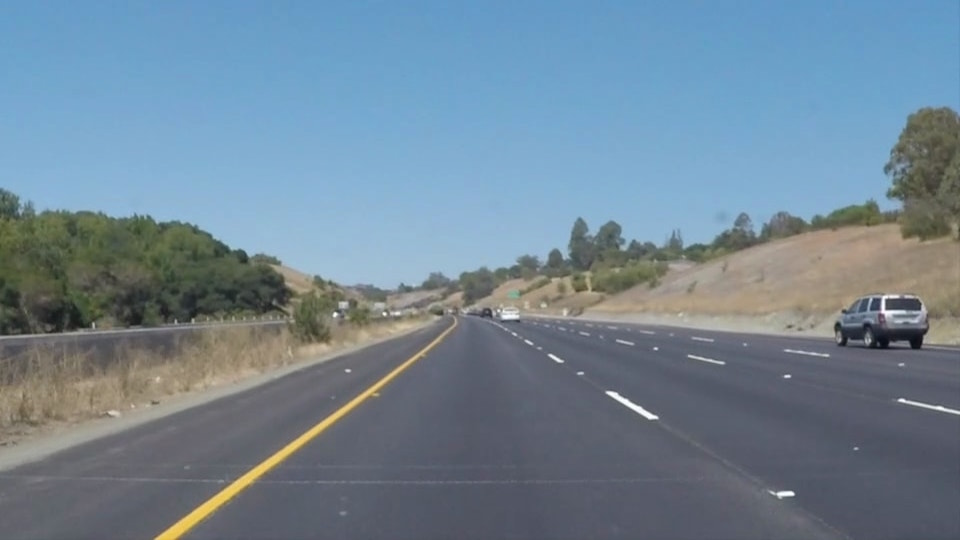
#> input picture example_code/Lesson1-4/imgs/solidYellowCurve.jpg, 960 x 540 px
$ python 'example_Hough_ transf_line_detection_2.py'
#> lines starting #> are read from the running program, lines starting #| are printed output that depends on the picture; after the words box and inside, x2 and y2 are one past the last pixel; in counts of white or black regions, pixels touching at a corner belong together; long printed decimals are rounded
#!/usr/bin/env python3
# -*- coding: utf-8 -*-
"""
Created on Mon Aug  6 11:59:49 2018
"""

# Do relevant imports
import matplotlib.pyplot as plt
import matplotlib.image as mpimg
import numpy as np
import cv2

from shapely.geometry import Point
from shapely.geometry.polygon import Polygon

from sklearn.cluster import KMeans

# Read in and grayscale the image
# image = mpimg.imread('imgs/exit-ramp.jpg')
# image = mpimg.imread('imgs/solidWhiteRight.jpg')
image = mpimg.imread('imgs/solidYellowCurve.jpg')
#> image is the input picture: shape (540, 960, 3); mean R, G, B 113, 133.4, 149
gray = cv2.cvtColor(image,cv2.COLOR_RGB2GRAY)
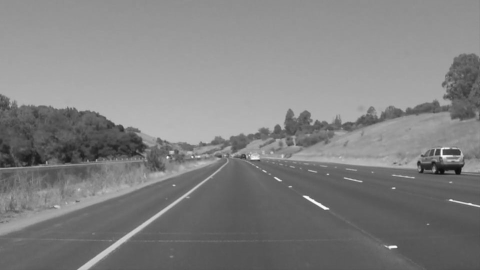
#> gray: shape (540, 960) (shown at 1/2 size); min 11, max 254, mean 129.1
print(gray.shape)
#| (540, 960)

#%%
# Define a kernel size and apply Gaussian smoothing
kernel_size = 5
blur_gray = cv2.GaussianBlur(gray,(kernel_size, kernel_size),0)

#%%
# Define our parameters for Canny and apply
low_threshold = 50
high_threshold = 150
masked_edges = cv2.Canny(blur_gray, low_threshold, high_threshold)
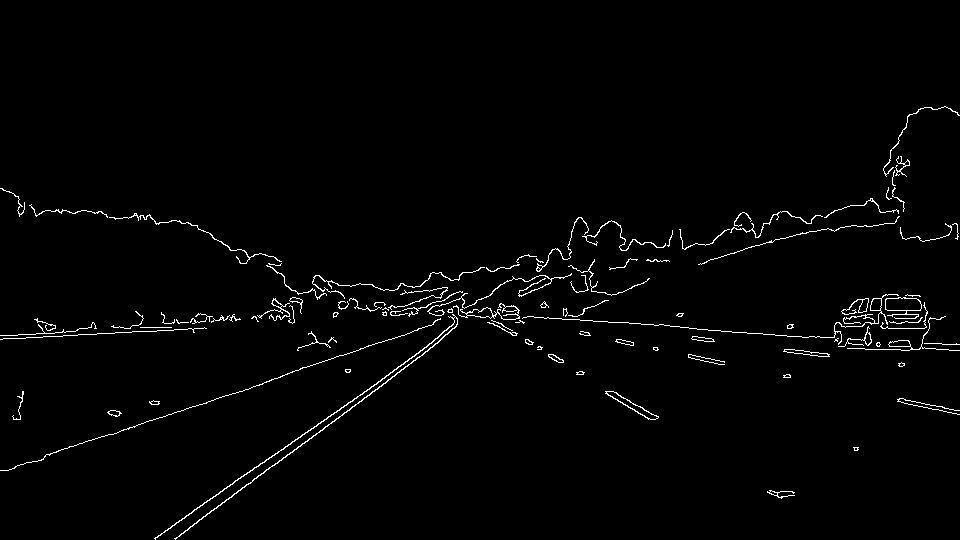
#> masked_edges: shape (540, 960); 1.7% white in thin lines or dots, all inside (x1, y1, x2, y2) = (0, 106, 960, 540)

#%%
# Define the Hough transform parameters
# Make a blank image of the same size as our image to draw on
rho = 1
theta = np.pi/180
threshold = 100
min_line_length = 10
max_line_gap = 10
line_image = np.copy(image)*0 #creating a blank to draw lines on
#> line_image: shape (540, 960, 3); every value is 0

# Run Hough on edge detected image
lines = cv2.HoughLinesP(masked_edges, rho, theta, threshold, np.array([]),
                            min_line_length, max_line_gap)
#> lines = 40 rows, first 6: [253, 386, 433, 324], [45, 455, 262, 384], [154, 538, 422, 350], [640, 323, 688, 327], [175, 539, 313, 435], [519, 316, 615, 322]

#%%
# Iterate over the output "lines" and draw lines on the blank image
line_color = [255, 0, 0]
line_thickness = 5

pos_lines_list = []
neg_lines_list = []
lines_data = []

# Create a sensible polygonal area
bottom_left_vert = [70,540]
upper_left_vert = [460,300]
upper_right_vert = [490,300]
bottom_right_vert = [900,540]
sens_poly_vertices = np.array([bottom_left_vert , upper_left_vert , upper_right_vert , bottom_right_vert ], np.int32)
sens_polygon = Polygon(sens_poly_vertices)

for line in lines:
    for x1,y1,x2,y2 in line:
        # Select only the lines whose points are within the area of the polygon
        test_point1 = Point(x1,y1)
        test_point2 = Point(x2,y2)
        if sens_polygon.contains(test_point1) and sens_polygon.contains(test_point2):
            i_gradient = (y2 - y1) / (x2 - x1)
            i_intercept = (x2*y1 - x1*y2) / (x2 - x1)
            lines_data.append((i_gradient,i_intercept))
            print('y = {:+.2f}*x + {:+.2f}'.format(i_gradient,i_intercept))
            if i_gradient > 0:
                pos_lines_list.append((i_gradient,i_intercept))
            if i_gradient < 0:
                neg_lines_list.append((i_gradient,i_intercept))
#> this loop made 40 passes
#> (printed output is left out)
#> after the loop, lines_data = [(-0.701, 646), (-0.754, 670.9), (-0.701, 646.7), (-0.0769, 349.8), (-0.754, 671.7), (-0.667, 631), (-0.699, 646.1), (0.219, 207.4)]; neg_lines_list = [(-0.701, 646), (-0.754, 670.9), (-0.701, 646.7), (-0.0769, 349.8), (-0.754, 671.7), (-0.667, 631), (-0.699, 646.1)]; pos_lines_list = [(0.219, 207.4)]


if len(pos_lines_list) != 0:
    pos_line_data = np.mean(pos_lines_list,axis=0)
#> pos_line_data = [0.219, 207.4]
    print(pos_line_data)
#| [  0.2188 207.375  ]
    # Draw positive line
    y1 = 540
    x1 = int((y1 - pos_line_data[1]) / pos_line_data[0])
#> x1 = 1520
    y2 = 300
    x2 = int((y2 - pos_line_data[1]) / pos_line_data[0])
#> x2 = 423
    cv2.line(line_image,(x1,y1),(x2,y2),line_color,line_thickness)

if len(neg_lines_list) != 0:
    neg_line_data = np.mean(neg_lines_list,axis=0)
#> neg_line_data = [-0.622, 608.9]
    print(neg_line_data)
#| [ -0.622 608.903]
    # Draw negative line
    y1 = 540
    x1 = int((y1 - neg_line_data[1]) / neg_line_data[0])
#> x1 = 110
    y2 = 300
    x2 = int((y2 - neg_line_data[1]) / neg_line_data[0])
#> x2 = 496
    cv2.line(line_image,(x1,y1),(x2,y2),line_color,line_thickness)
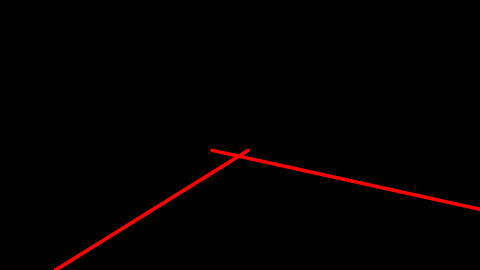
#> line_image: shape (540, 960, 3) (shown at 1/2 size); mean R, G, B 3.5, 0, 0

kmeans = KMeans(n_clusters=2, random_state=0).fit(np.array(lines_data))
print(kmeans.cluster_centers_)
#| [[-7.12812135e-01  6.52078603e+02]
#|  [ 7.09134615e-02  2.78610577e+02]]

#%%
# line_image is a (540, 960, 3) "color" image, wiht the same size of original image.
# In order to fuse line_image and masked_edges (the output of Canny operation),
# it is necessary first to create a fake "color" binary image by stacking masked_edges 3 times,
# one for each color in BGR space.
color_edges = np.dstack((masked_edges, masked_edges, masked_edges))


# Draw the lines on the edge image by fusing color_edges and line_image.
# cv2.addWeighted execute this operation st = src1*alpha + src2*beta + gamma
# on each element of the images
combo = cv2.addWeighted(color_edges, 0.5, line_image, 1, 0)
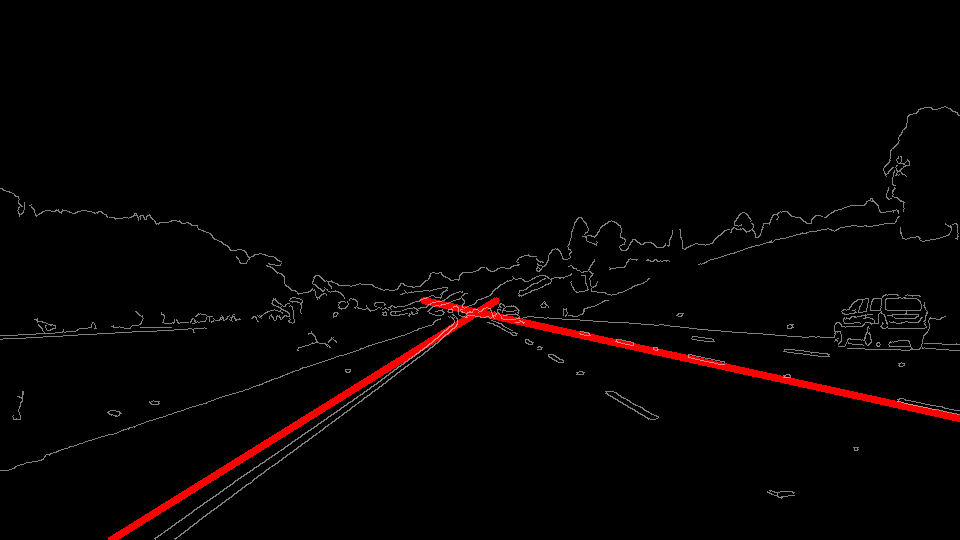
#> combo: shape (540, 960, 3); mean of channels 0, 1, 2 5.5, 2.1, 2.1; drawn as R, G, B

plt.imshow(combo)

$ run again, with example_code/Lesson1-4/imgs/exit-ramp.jpg copied over example_code/Lesson1-4/imgs/solidYellowCurve.jpg
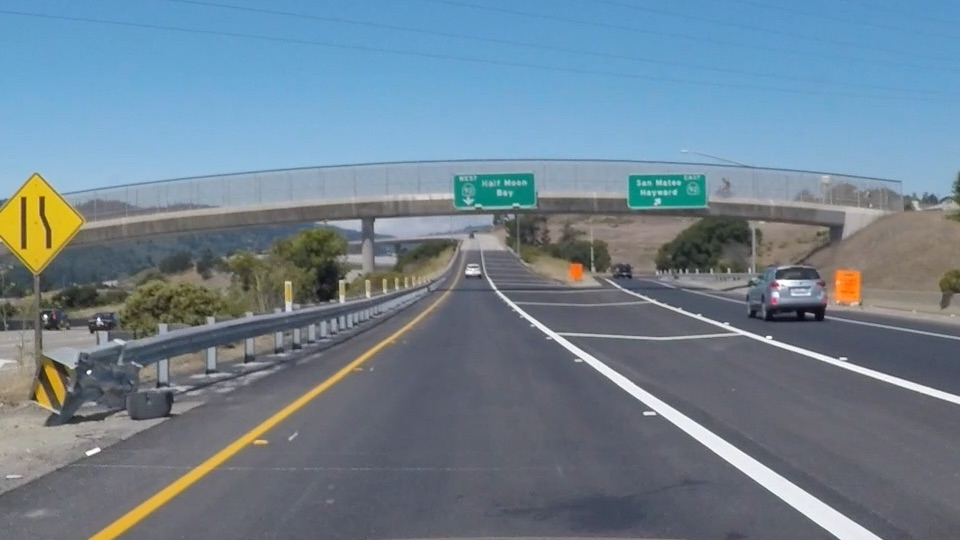
#> input picture example_code/Lesson1-4/imgs/exit-ramp.jpg, 960 x 540 px
#> image is the input picture: shape (540, 960, 3); mean R, G, B 111.3, 130.2, 144.4
#| (540, 960)
#> `masked_edges = cv2.Canny(blur_gray, low_threshold, high_threshold)`:
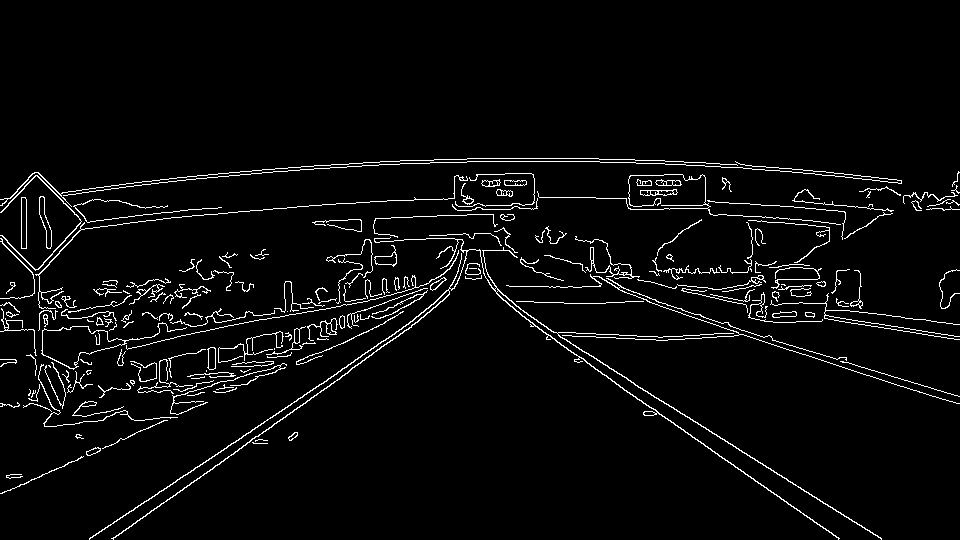
#> masked_edges: shape (540, 960); 3.8% white in thin lines or dots, all inside (x1, y1, x2, y2) = (0, 158, 960, 540)
#> lines = 154 rows, first 6: [101, 531, 408, 324], [534, 325, 838, 538], [603, 364, 881, 538], [100, 449, 206, 402], [111, 538, 348, 372], [238, 211, 398, 200]
#> the loop `for line in lines:` made 154 passes
#> (printed output is left out)
#> after the loop `for line in lines:`: lines_data = [(-0.7, 615.7), (-0.673, 597.9)]; pos_lines_list = []
#> neg_line_data = [-0.687, 606.8]
#| [ -0.6866 606.810]
#> x1 = 97
#> x2 = 446
#| [[ -0.6727 597.873]
#|  [ -0.7004 615.747]]
#> `combo = cv2.addWeighted(color_edges, 0.5, line_image, 1, 0)`:
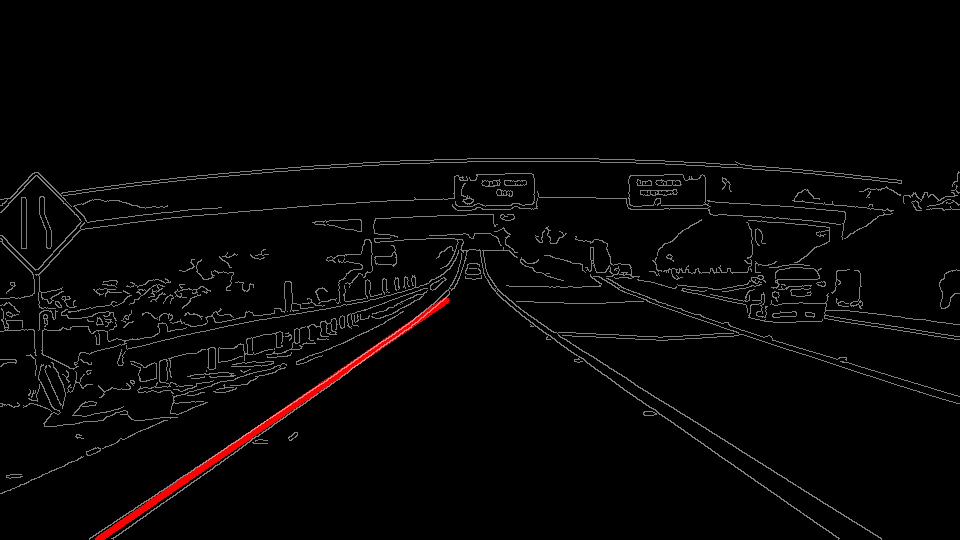
#> combo: shape (540, 960, 3); mean of channels 0, 1, 2 6.2, 4.9, 4.9; drawn as R, G, B

$ run again, with example_code/Lesson1-4/imgs/solidWhiteRight.jpg copied over example_code/Lesson1-4/imgs/solidYellowCurve.jpg
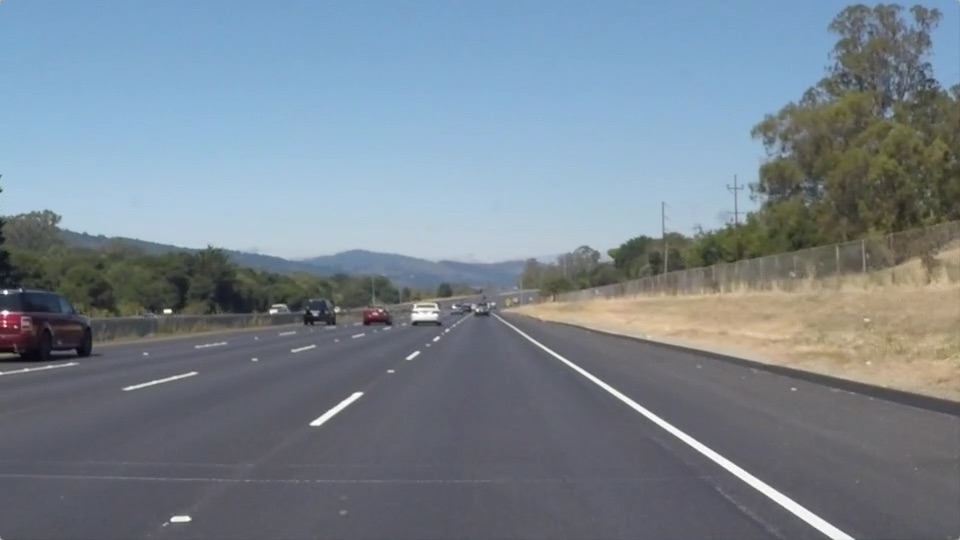
#> input picture example_code/Lesson1-4/imgs/solidWhiteRight.jpg, 960 x 540 px
#> image is the input picture: shape (540, 960, 3); mean R, G, B 120.3, 132.6, 143.7
#| (540, 960)
#> `masked_edges = cv2.Canny(blur_gray, low_threshold, high_threshold)`:
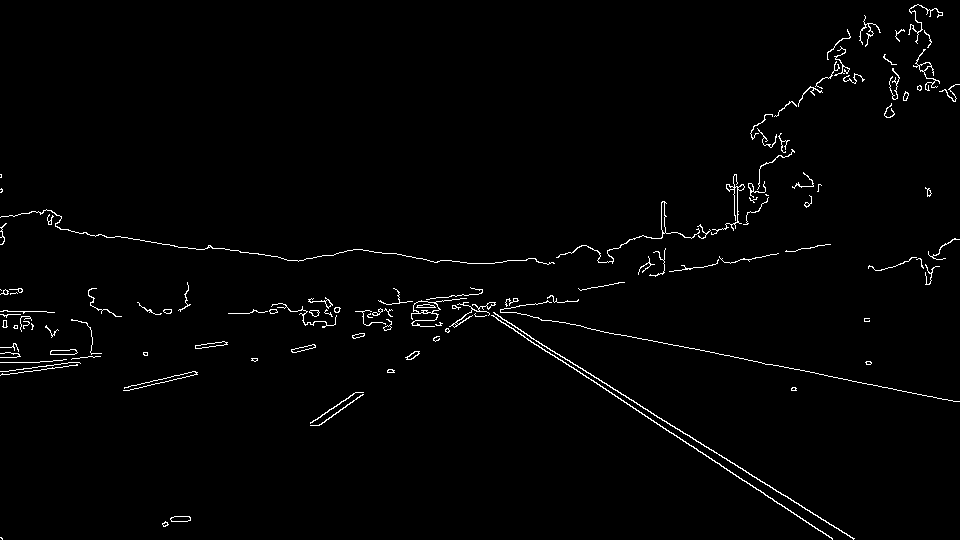
#> masked_edges: shape (540, 960); 1.5% white in thin lines or dots
#> lines = 18 rows, first 6: [666, 421, 854, 538], [502, 319, 853, 539], [460, 295, 729, 470], [587, 328, 847, 379], [618, 398, 831, 537], [810, 372, 959, 401]
#> the loop `for line in lines:` made 18 passes
#> (printed output is left out)
#> after the loop `for line in lines:`: lines_data = [(0.622, 6.52), (0.627, 4.36), (0.653, -5.3), (-0.714, 646.9), (-0.667, 628.7)]; neg_lines_list = [(-0.714, 646.9), (-0.667, 628.7)]; pos_lines_list = [(0.622, 6.52), (0.627, 4.36), (0.653, -5.3)]
#> pos_line_data = [0.634, 1.86]
#| [0.6339 1.861]
#> `x1 = int((y1 - pos_line_data[1]) / pos_line_data[0])`: x1 = 848
#> `x2 = int((y2 - pos_line_data[1]) / pos_line_data[0])`: x2 = 470
#> neg_line_data = [-0.69, 637.8]
#| [ -0.6905 637.762]
#> `x1 = int((y1 - neg_line_data[1]) / neg_line_data[0])`: x1 = 141
#> `x2 = int((y2 - neg_line_data[1]) / neg_line_data[0])`: x2 = 489
#| [[ 6.33901071e-01  1.86054243e+00]
#|  [-6.90476190e-01  6.37761905e+02]]
#> color_edges: shape (540, 960, 3); 1.5% white in thin lines or dots
#> `combo = cv2.addWeighted(color_edges, 0.5, line_image, 1, 0)`:
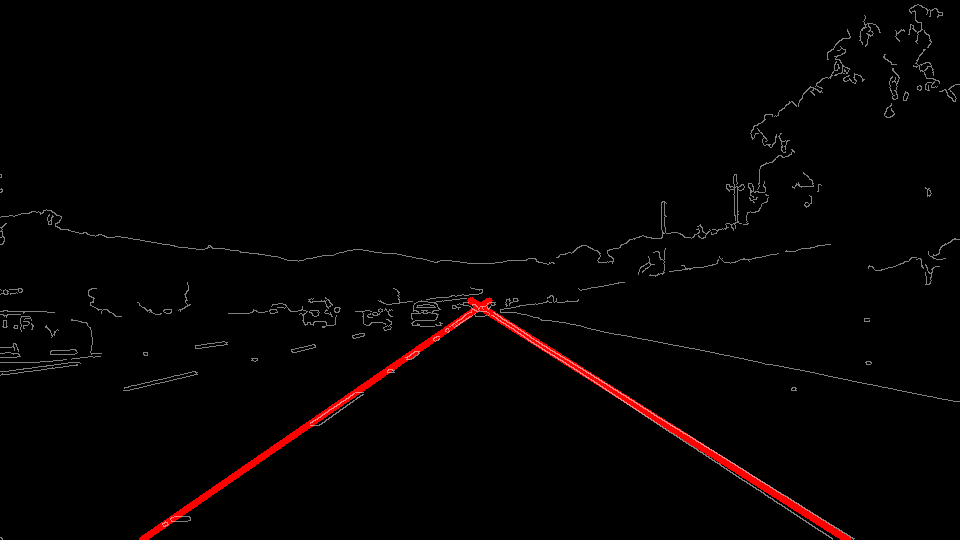
#> combo: shape (540, 960, 3); mean of channels 0, 1, 2 4.7, 1.9, 1.9; drawn as R, G, B
